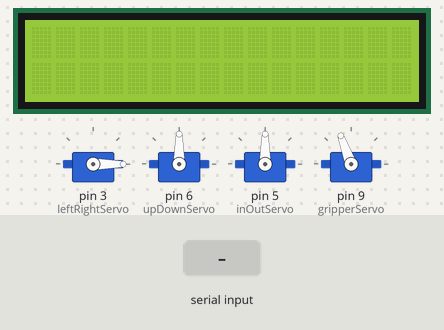
This sketch was run on a simulated Arduino Uno, built with avr-gcc and run on an emulated ATmega328P. Parts: 4 × servo, 16×2 character LCD. The inputs (shaded band) are chosen by the test bench.

Above: at 6.0 s.
6.1 s: "scalpel" received over Serial
At 7.9 s:
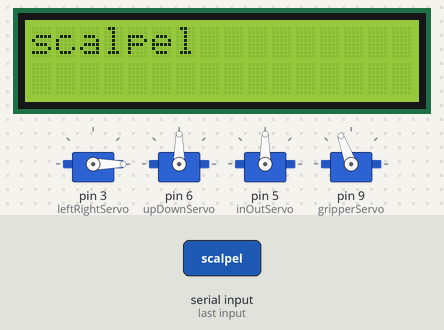
At 14.2 s:
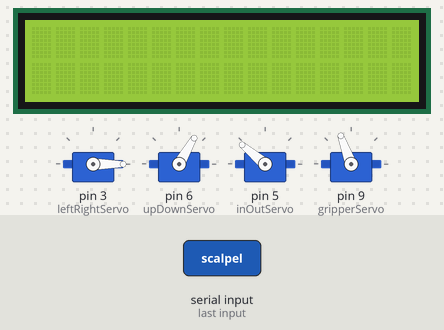
Timing chart, 0 to 19.2 s (numbered marks = the images above; inputs shaded):
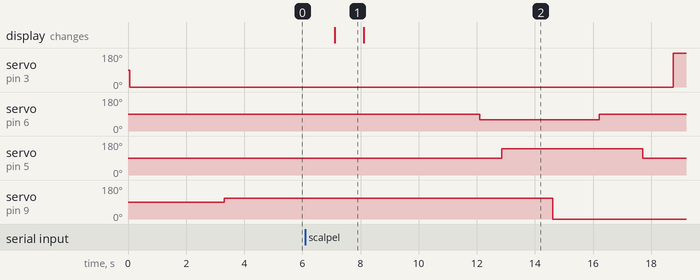

The sketch:

Arduino_Code.ino
```cpp
#include <Servo.h>
#include <LiquidCrystal.h>

const int rs = 12, en = 11, d4 = 2, d5 = 4, d6 = 8, d7 = 10;
LiquidCrystal lcd(rs, en, d4, d5, d6, d7);

int neutralPose[3] = {0, 90, 90};
int toolOnePose[3] = {0, 60, 140};
int toolTwoPose[3] = {15, 60, 140};
int toolThreePose[3] = {30, 60, 180};
int handoffPose[3] = {180, 100, 80};

Servo leftRightServo;  // create servo object to control a servo
Servo upDownServo;
Servo inOutServo;
Servo gripperServo;
// twelve servo objects can be created on most boards

int pos = 0;    // variable to store the servo position

void setup() {
  leftRightServo.attach(3);  // attaches the servo on pin 9 to the servo object
  upDownServo.attach(6);
  inOutServo.attach(5);
  gripperServo.attach(9);
  lcd.begin(16,12);

  Serial.begin(9600);

  setPose(neutralPose);
  delay(1000);
  //gripperServo.write(0);
  //delay(500);
  ungrip();
}

void loop() {
  while (true) {
    if (Serial.available() > 0) {
      String input = Serial.readString();
      input.trim();
      lcd.print(input);
      delay(1000);
      lcd.clear();

      if (input.equals("scalpel")) {
//        Serial.println("scalpel selected");
        setPose(neutralPose);
        delay(1000);
        setPose(toolOnePose);
        delay(1000);
        grip();
        delay(100);
        setPoseInv(neutralPose);
        delay(300);
        break;
      } else if (input.equals("knife")) {
//        Serial.println("knife selected");
        setPose(neutralPose);
        delay(1000);
        setPose(toolTwoPose);
        grip();
        delay(1000);
        setPoseInv(neutralPose);
        delay(300);
        break;
      }
    }
  }


  setPose(handoffPose);
  delay(1000);
  int *currPose = handoffPose;
  while (true) {
    if (Serial.available() > 0) {
      String input = Serial.readString();
      input.trim();
      lcd.print(input);
      delay(1000);
      lcd.clear();

        if (input.equals("thank you")) {
//        Serial.println("you're welcome :)");
          ungrip();
          delay(1000);
          setPose(neutralPose);
          break;
        }
//        }else if(input.equals("right")) {
//          currPose[0] = currPose[0] -10;
//          setPose(currPose);
//          delay(1000);
//          break;
//        }else if(input.equals("left")) {
//          currPose[0] = currPose[0] + 10;
//          setPose(currPose);
//          delay(1000);
//          break;}
        else {
          continue;
        }
    }
  }
  lcd.clear();
}

void setPose(int *poseValues) {
  leftRightServo.write(poseValues[0]); //moves arm rotated
  delay(750);
  upDownServo.write(poseValues[1]); //moves arm up and down
  delay(750);
  inOutServo.write(poseValues[2]); //moves arm in and out
  delay(750);
}
void setPoseInv(int *poseValues) {
  upDownServo.write(poseValues[1]); //moves arm up and down
  delay(750);
  leftRightServo.write(poseValues[0]); //moves arm rotated
  delay(750);
  inOutServo.write(poseValues[2]); //moves arm in and out
  delay(750);
}
void grip() {
  gripperServo.write(0);
  delay(1500);
}

void ungrip() {
  gripperServo.write(110);
  delay(1500);

}
```

Measured:
- after the input at 6.1 s, servo on pin 3 (leftRightServo): 0° → 180° after 12.7 s; servo on pin 6 (upDownServo): 90° → 60° after 6.0 s, → 90° 4.1 s later; servo on pin 5 (inOutServo): 90° → 140° after 6.8 s, → 90° 4.9 s later; servo on pin 9 (gripperServo): 110° → 0° after 8.5 s; the display: changes after 1.0 s (image 1)
- what the display in image 1 shows lasts 1.0 s, from 7.1 s to 8.1 s
